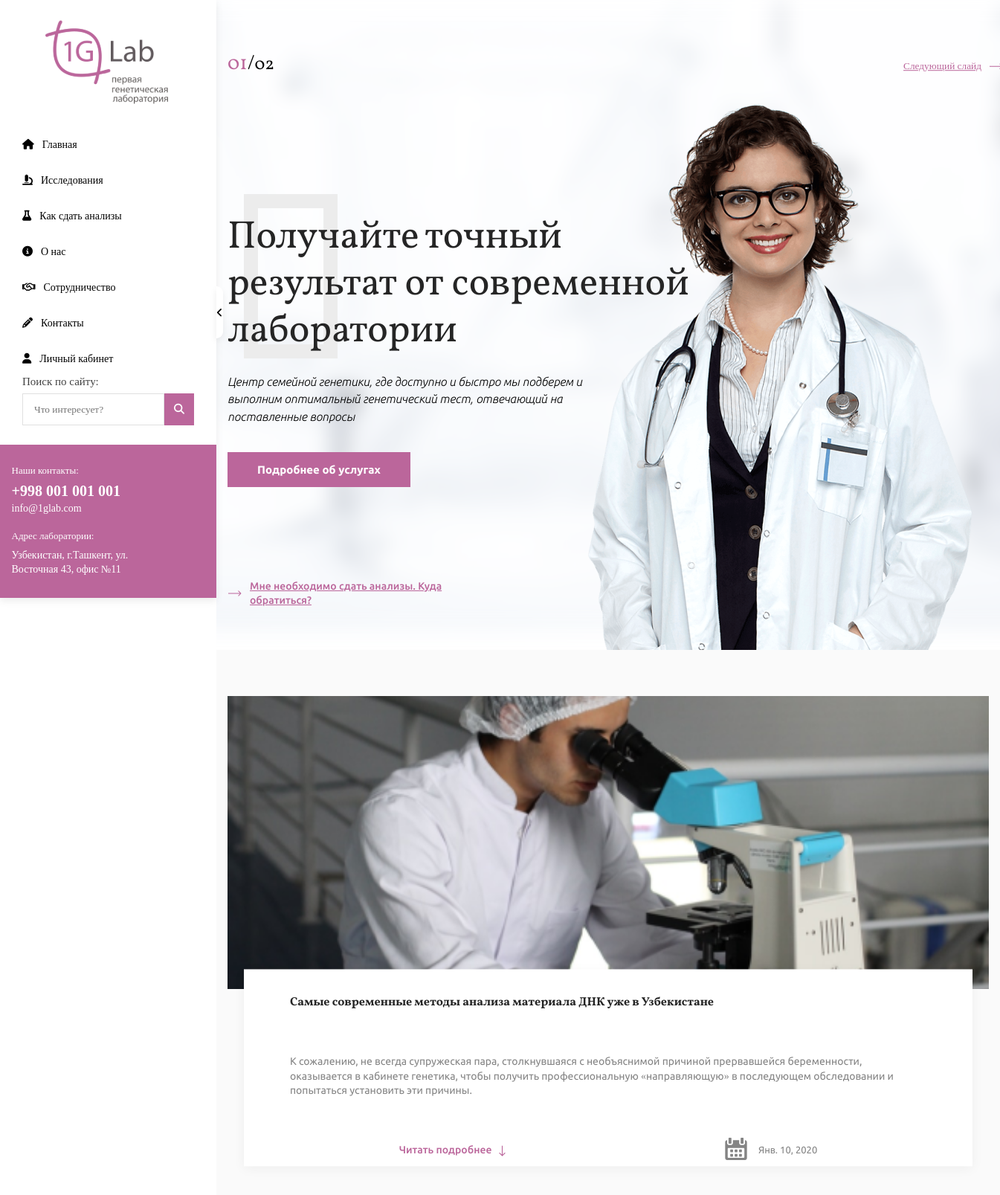
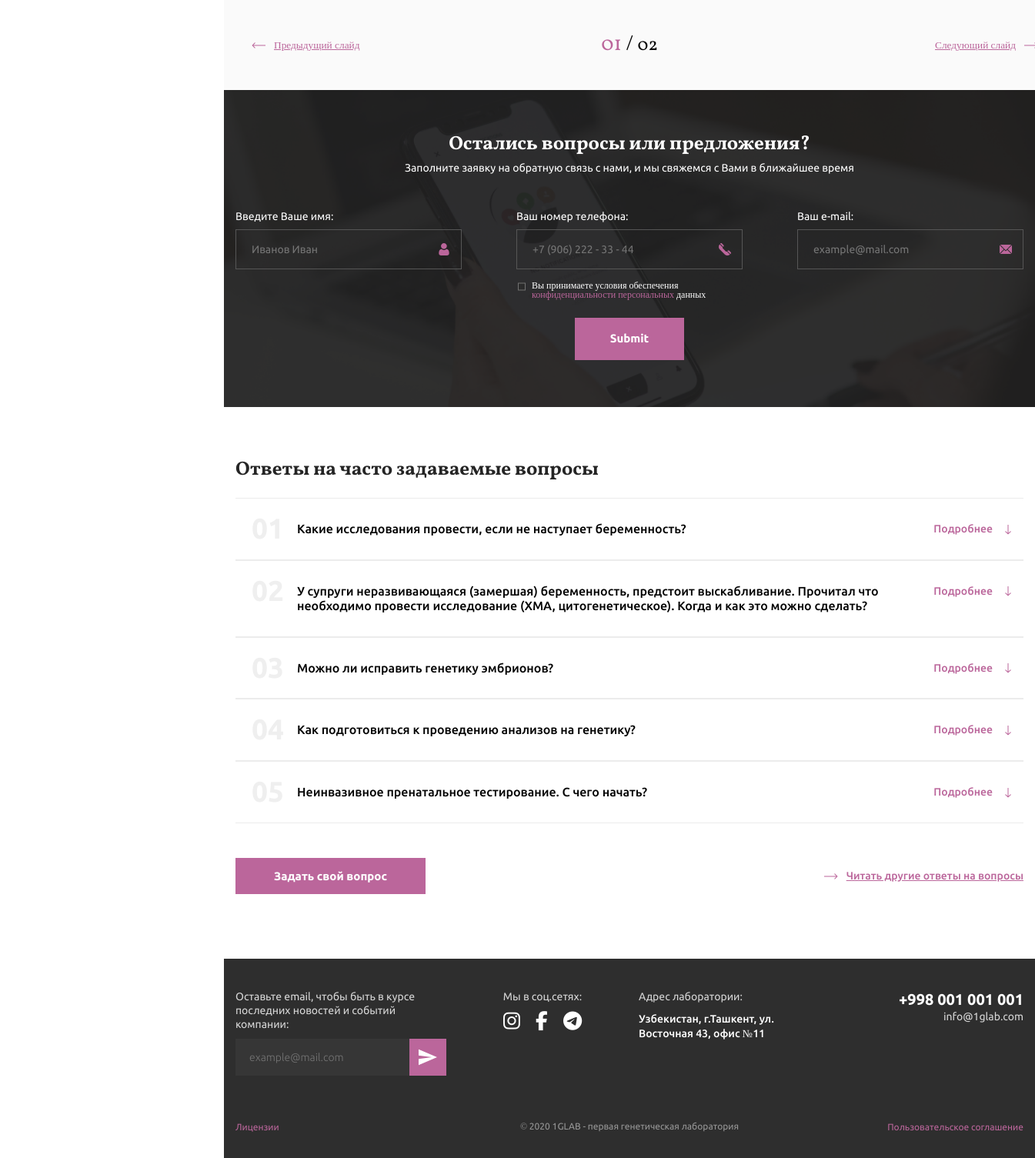
Page /news/ on the committed database (2 pictures, top to bottom).
### genlab/apps/main_app/models.py (models this page shows, shortened)
class HeaderSlid(models.Model):
    class Meta:
        db_table = ''
        managed = True
        verbose_name = 'Слайд хедера'
        verbose_name_plural = 'Слайды хедера'
    HOME = 'home'
    RESEARCHES = 'researches'
    QUESTIONS = 'questions'
    COOPERATION = 'cooperation'
    NEWS = 'news'
    ABOUT = 'about'
    CHOICE_GROUP = {
        (HOME, 'Главная страница'),
        (RESEARCHES, 'Исследования'),
        (QUESTIONS, 'Как сдать анализы'),
        (COOPERATION, 'Сотрудничество'),
        ( NEWS, 'Новости'),
        (ABOUT, 'О нас')
    }
    slide_header = models.CharField(("Заголовок слайда"), max_length=500)
    slide_text = models.TextField(("Текст слайда"))
    page = models.CharField(("Страница на которой отображать данный слайд"), choices=CHOICE_GROUP, default=HOME,  max_length=50)
    image = models.ImageField(("Фото отобржаемое на слайдере"), upload_to='img', null=True, blank=True)
    button_text = models.CharField(("Текст кнопки(если есть)"), max_length=50, null=True, blank=True)
    button_link = models.CharField(("Ссылка кнопки"), max_length=50 , null=True, blank=True)
    link_text = models.CharField(("Текст ссылки(если есть)"), max_length=50, null=True, blank=True)
    link_url = models.CharField(("URL ссылки"), max_length=50 , null=True, blank=True)

class News(models.Model):
    class Meta:
        db_table = ''
        managed = True
        verbose_name = 'Новость'
        verbose_name_plural = 'Новости'
    title = models.CharField(("Заголовок новости"), max_length=256)
    short_text = models.TextField(("Короткий текст новости"))
    full_text = models.TextField(("Полный текст новости(короткий писать не надо)"))
    img = models.ImageField(("Картинка новости"), upload_to='img')
    date = models.DateField(("Дата новости"), auto_now=False, auto_now_add=False)
    link = models.SlugField(("Cсылка на новость"))

class QuestionsAnswers(models.Model):
    class Meta:
        db_table = ''
        managed = True
        verbose_name = 'Часто задаваемый вопрос/ответ'
        verbose_name_plural = 'Часто задаваемые вопросы/ответы'
    question = models.CharField(("Вопрос"), max_length=500)
    answer = models.TextField(("Ответ"))
    show_home = models.BooleanField(("Отображение на главной странице"))

### genlab/apps/main_app/views.py (the view)
# urls.py: path('news/', views.NewsView.as_view(), name='news' ),
class NewsView(View):
    def get(self, request, *args, **kwargs):
        news = News.objects.all()
        slides = HeaderSlid.objects.filter(page='home')
        questions = QuestionsAnswers.objects.filter(show_home=True)
        context = {
            'news': news,
            'slides': slides,
            'questions': questions,
        }
        return render(request, "news.html", context)

### templates/news.html (shortened to what this page needs)
{% extends "base.html" %}
{% load static %}
{% block content %}
    <div class="news">
        <div class="container">
            <div class="news__content">
                <div class="news__slider_2 slider" id="slider-4">
                {% for item in news %}
                    <div class="news__card news-card" id="{{item.link}}">
                        <div class="news-card__photo ibg">
                        </div>
                        <div class="news-card__info">
                            <h2 class="news-card__header">
                                {{item.title}}
                            </h2>
                            <p class="news-card__text_short news-card__text">
                                {{item.short_text}}
                            </p>
                            <div class="news-card__navigation">
                                <button class="news-card__view">Читать подробнее</button>
                                <span class="news-card__date news-card__text">{{item.date}}</span>
                            </div>
                        </div>
                    </div>
                {% endfor %}
                </div>
                <div class="news__navigate">
                <p class="num" id="slider-nav-4">
                    <span class="num__this">01</span>
                    /
                    <span class="num__all">03</span>
                </p>
            </div>
            </div>
        </div>
    </div>
  {% include "include/feedback.html" %}
  {% include "include/short-questions.html" %}
{% endblock content %}

### templates/include/header-slider.html (shortened to what this page needs)
{% load static %}
{% url 'home' as home_url %}
{% url 'cooperation' as cooperation_url%}
{% url 'questions' as questions_url%}
{% url 'researches' as researches_url%}
{% block header-slider %}
    <header class="header">
        <div class="container">
            <div class="header__slider" id="slider-1">
               {% for slide in slides %}
                <div class="header__slider__item" style="background: url({{slide.image.url}})
                        ">
                        <div class="header__slider__item__content">
                            <div class="header__slider__item__content__navigate">
                                <p class="header__slider__item__content__navigate__slides num header__navigate" id="slider-nav-1">
                                    <span class="num__this">01</span>/<span class="num__all"></span>
                                </p>
                            </div>
                            <h1 class="header__slider__item__content__header">{{slide.slide_header}}</h1>
                            <p class="header__slider__item__content__text">{{slide.slide_text}}</p>
                            {% if slide.button_text %}
                                <a href="{% if slide.button_link %}{{slide.button_link}} {% endif %}" class="header__slider__item__content__button">{{slide.button_text}}</a>
                            {% endif %}
                            {% if slide.link_text %}
                                <a href="{% if slide.link_url %}{{slide.link_url}}{% endif %}" class="header__slider__item__content__link">{{slide.link_text}}</a>
                            {% endif %}
                        </div>
                    </div>
               {% endfor %}
            </div>
        </div>
    </header>
{% endblock header-slider %}

### templates/include/short-questions.html (shortened to what this page needs)
{% load static  %}
<div class="questions">
    <div class="container">
        <h2 class="questions__header">Ответы на часто задаваемые вопросы</h2>
        <ol class="questions__list list">
            {% for a in questions  %}
            <li class="questions__list__header list__item  list__item">
                <h3 class="list__item__question list__header">
                    {{ a.question }}
                    <span class="list__item__question__button list__navigate">Подробнее</span>
                </h3>
            </li>
            {% endfor %}
        </ol>
        <div class="questions__row">
            <a href="#popup-1" class="popup-link questions__row__button">Задать свой вопрос</a>
            <a href="{% url 'questions' %}" class="questions__row__link">Читать другие ответы на вопросы</a>
        </div>
    </div>
</div>

### rows in the picture
HeaderSlid: image (picture), slide_header "Получайте точный результат от современной лаборатории", slide_text "Центр семейной генетики, где доступно и быстро мы подберем и выполним оптимальный генетический тест, отвечающий на поставленные вопросы", button_text "Подробнее об услугах", link_text "Мне необходимо сдать анализы. Куда обратиться?"
News: title "Самые современные методы анализа материала ДНК уже в Узбекистане", short_text "К сожалению, не всегда супружеская пара, столкнувшаяся с необъяснимой причиной прервавшейся беременности, оказывается в кабинете генетика, чтобы получить профессиональную «направляющую» в последующем обследовании и попытаться установить эти причины.", date "Янв. 10, 2020"
QuestionsAnswers: question "Какие исследования провести, если не наступает беременность?"
QuestionsAnswers: question "У супруги неразвивающаяся (замершая) беременность, предстоит выскабливание. Прочитал что необходимо провести исследование (ХМА, цитогенетическое). Когда и как это можно сделать?"
QuestionsAnswers: question "Можно ли исправить генетику эмбрионов?"
QuestionsAnswers: question "Как подготовиться к проведению анализов на генетику?"
QuestionsAnswers: question "Неинвазивное пренатальное тестирование. С чего начать?"
